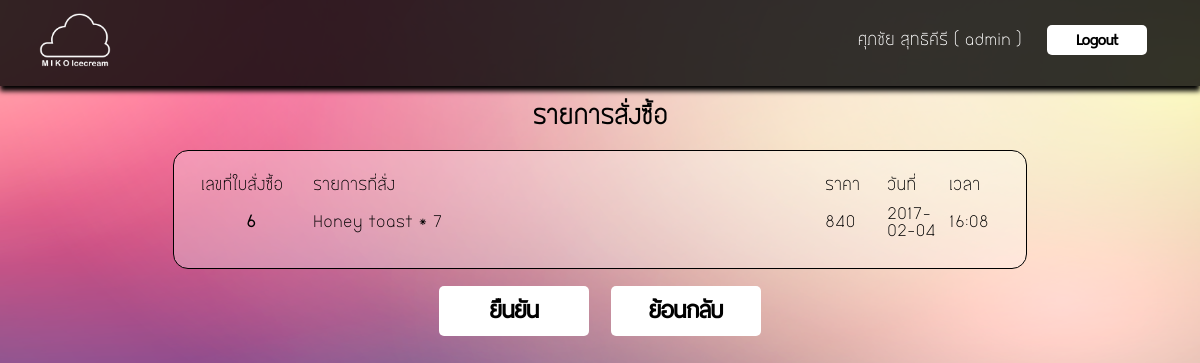
The page /con_saverec.php (signed in) on the database as committed earlier.
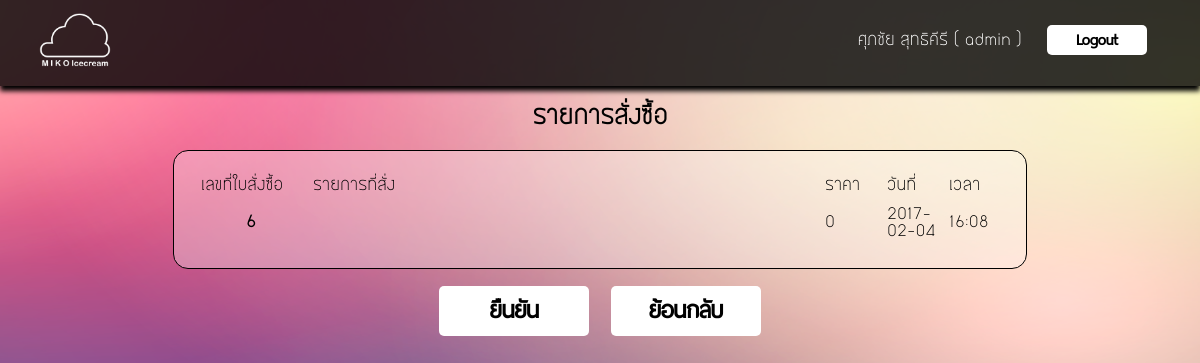
The same page on the database as committed later.
### tables this page shows
CREATE TABLE `wait` (
  `order_id` int(20) NOT NULL,
  `order_name` varchar(100) NOT NULL,
  `order_num` int(3) NOT NULL,
  `order_price` float NOT NULL,
  PRIMARY KEY  (`order_id`)
);

### con_saverec.php (the view, shortened to what this page needs)
<link rel="stylesheet" type="text/css" href="mystyle-main.css">
<head><meta charset="UTF-8">
</head>
<body>
	<table border="0" id="top-menu" >
		<tr><td width="100px">
			<div style="padding-left:30px; padding-top:10px;">
			<a href="main.php"><img src="images/cloud1.png" width="" height="70" border="0" alt="" ></a></td>
			<td align="right">
					<div style="padding-right:50px; padding-top:10px;">
					<form method="post" action="index.php">
					<font size="" color="#ffffff" ><?php
					 echo $_SESSION[fullname] . " ( ".$_SESSION[username]. " )";
					?></font>
					&nbsp;&nbsp;	<input type="submit" value="Logout" id="button2">
					</form>
					</div>
			</td>
		</tr>
		</table>
<head><meta charset="utf8"></head>
<center>
<h2>รายการสั่งซื้อ</h2>
	<table border="0" id="table2">
		<tr>
			<td width="100px">เลขที่ใบสั่งซื้อ</td>
			<td width="500px">รายการที่สั่ง</td>
			<td width="50px">ราคา</td>
			<td width="50px">วันที่</td>
			<td width="50px">เวลา</td>
		</tr>
		<tr>
			<th>
					<?php
						$sql1="select Receipt_id from Receipt ORDER BY Receipt_id DESC LIMIT 1;";
						$result1=mysql_query($sql1);
						$row1=mysql_fetch_array($result1);
						$newReceipt_id=$row1[Receipt_id]+1;
						echo $newReceipt_id;
					?>
			</th>
			<td>
						<?php
						$sql2="select * from wait ";
						$result2=mysql_query($sql2);
						while($row2=mysql_fetch_array($result2)){ echo $row2[order_name]." * ".$row2[order_num]." ";}
						?>
			</td>
			<td>
					<?php
						$totalprice=0;
						$sql3="select * from wait " ;
						$result3=mysql_query($sql3);
						while($row3=mysql_fetch_array($result3)){$totalprice=$totalprice+$row3[order_price];}
						echo $totalprice;
					?>
			</td>
			<td>
				<?php
					$d=date("Y-m-d");
					echo $d
				?>
			</td>
			<td>
				<?php
					$t=date("G:i");
					echo $t;
				?>
			</td>
		</tr>
		</table>
<form method="post" action="save_rec.php">
<br>
	<input type="submit" value="ยืนยัน" id="button4">&nbsp;&nbsp;&nbsp;<input type="button" value="ย้อนกลับ" onclick="window.location='order_show.php'" id="button4">
	</form>

Rows that differ between the two databases and show on the page:
removed wait: order_name "Honey toast", order_num "7"
Other text that changed with them:
$totalprice: "840" → "0"
